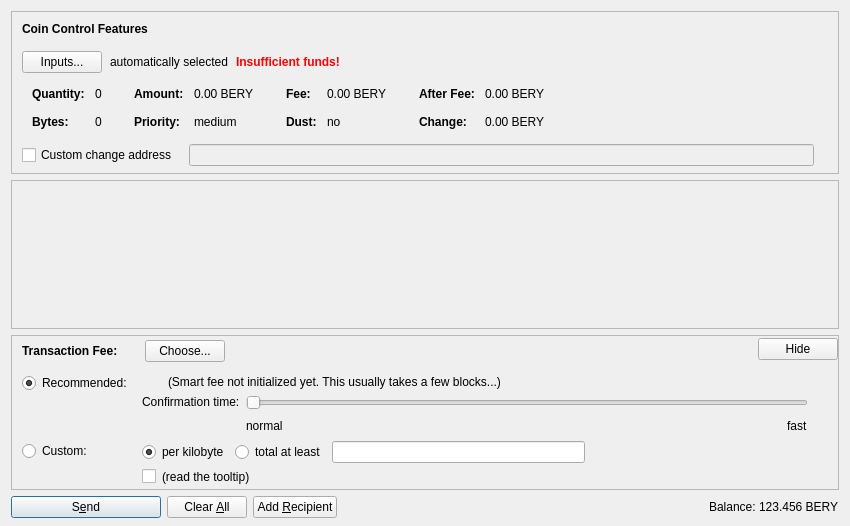
<?xml version="1.0" encoding="UTF-8"?>
<ui version="4.0">
 <class>SendCoinsDialog</class>
 <widget class="QDialog" name="SendCoinsDialog">
  <property name="geometry">
   <rect>
    <x>0</x>
    <y>0</y>
    <width>850</width>
    <height>526</height>
   </rect>
  </property>
  <property name="windowTitle">
   <string>Send Coins</string>
  </property>
  <layout class="QVBoxLayout" name="verticalLayout" stretch="0,1,0,0">
   <property name="bottomMargin">
    <number>8</number>
   </property>
   <item>
    <widget class="QFrame" name="frameCoinControl">
     <property name="sizePolicy">
      <sizepolicy hsizetype="Expanding" vsizetype="Expanding">
       <horstretch>0</horstretch>
       <verstretch>0</verstretch>
      </sizepolicy>
     </property>
     <property name="maximumSize">
      <size>
       <width>16777215</width>
       <height>16777215</height>
      </size>
     </property>
     <property name="frameShape">
      <enum>QFrame::StyledPanel</enum>
     </property>
     <property name="frameShadow">
      <enum>QFrame::Sunken</enum>
     </property>
     <layout class="QVBoxLayout" name="verticalLayoutCoinControl2">
      <property name="spacing">
       <number>0</number>
      </property>
      <property name="leftMargin">
       <number>0</number>
      </property>
      <property name="topMargin">
       <number>0</number>
      </property>
      <property name="rightMargin">
       <number>0</number>
      </property>
      <property name="bottomMargin">
       <number>6</number>
      </property>
      <item>
       <layout class="QVBoxLayout" name="verticalLayoutCoinControl" stretch="0,0,0,0,1">
        <property name="spacing">
         <number>0</number>
        </property>
        <property name="leftMargin">
         <number>10</number>
        </property>
        <property name="topMargin">
         <number>10</number>
        </property>
        <item>
         <layout class="QHBoxLayout" name="horizontalLayoutCoinControl1">
          <property name="bottomMargin">
           <number>15</number>
          </property>
          <item>
           <widget class="QLabel" name="labelCoinControlFeatures">
            <property name="sizePolicy">
             <sizepolicy hsizetype="Preferred" vsizetype="Maximum">
              <horstretch>0</horstretch>
              <verstretch>0</verstretch>
             </sizepolicy>
            </property>
            <property name="font">
             <font>
              <weight>75</weight>
              <bold>true</bold>
             </font>
            </property>
            <property name="styleSheet">
             <string notr="true">font-weight:bold;</string>
            </property>
            <property name="text">
             <string>Coin Control Features</string>
            </property>
           </widget>
          </item>
         </layout>
        </item>
        <item>
         <layout class="QHBoxLayout" name="horizontalLayoutCoinControl2" stretch="0,0,0,0">
          <property name="spacing">
           <number>8</number>
          </property>
          <property name="bottomMargin">
           <number>10</number>
          </property>
          <item>
           <widget class="QPushButton" name="pushButtonCoinControl">
            <property name="styleSheet">
             <string notr="true"/>
            </property>
            <property name="text">
             <string>Inputs...</string>
            </property>
            <property name="autoDefault">
             <bool>false</bool>
            </property>
           </widget>
          </item>
          <item>
           <widget class="QLabel" name="labelCoinControlAutomaticallySelected">
            <property name="text">
             <string>automatically selected</string>
            </property>
            <property name="margin">
             <number>5</number>
            </property>
           </widget>
          </item>
          <item>
           <widget class="QLabel" name="labelCoinControlInsuffFunds">
            <property name="font">
             <font>
              <weight>75</weight>
              <bold>true</bold>
             </font>
            </property>
            <property name="styleSheet">
             <string notr="true">color:red;font-weight:bold;</string>
            </property>
            <property name="text">
             <string>Insufficient funds!</string>
            </property>
            <property name="margin">
             <number>5</number>
            </property>
           </widget>
          </item>
          <item>
           <spacer name="horizontalSpacerCoinControl">
            <property name="orientation">
             <enum>Qt::Horizontal</enum>
            </property>
            <property name="sizeHint" stdset="0">
             <size>
              <width>40</width>
              <height>1</height>
             </size>
            </property>
           </spacer>
          </item>
         </layout>
        </item>
        <item>
         <widget class="QWidget" name="widgetCoinControl" native="true">
          <property name="sizePolicy">
           <sizepolicy hsizetype="Preferred" vsizetype="Preferred">
            <horstretch>0</horstretch>
            <verstretch>0</verstretch>
           </sizepolicy>
          </property>
          <property name="minimumSize">
           <size>
            <width>0</width>
            <height>0</height>
           </size>
          </property>
          <property name="styleSheet">
           <string notr="true"/>
          </property>
          <layout class="QHBoxLayout" name="horizontalLayoutCoinControl5">
           <property name="leftMargin">
            <number>0</number>
           </property>
           <property name="topMargin">
            <number>0</number>
           </property>
           <property name="rightMargin">
            <number>0</number>
           </property>
           <property name="bottomMargin">
            <number>0</number>
           </property>
           <item>
            <layout class="QHBoxLayout" name="horizontalLayoutCoinControl3" stretch="0,0,0,1">
             <property name="spacing">
              <number>20</number>
             </property>
             <property name="topMargin">
              <number>0</number>
             </property>
             <property name="bottomMargin">
              <number>10</number>
             </property>
             <item>
              <layout class="QFormLayout" name="formLayoutCoinControl1">
               <property name="horizontalSpacing">
                <number>10</number>
               </property>
               <property name="verticalSpacing">
                <number>14</number>
               </property>
               <property name="leftMargin">
                <number>10</number>
               </property>
               <property name="topMargin">
                <number>4</number>
               </property>
               <property name="rightMargin">
                <number>6</number>
               </property>
               <item row="0" column="0">
                <widget class="QLabel" name="labelCoinControlQuantityText">
                 <property name="font">
                  <font>
                   <weight>75</weight>
                   <bold>true</bold>
                  </font>
                 </property>
                 <property name="text">
                  <string>Quantity:</string>
                 </property>
                 <property name="margin">
                  <number>0</number>
                 </property>
                </widget>
               </item>
               <item row="0" column="1">
                <widget class="QLabel" name="labelCoinControlQuantity">
                 <property name="cursor">
                  <cursorShape>IBeamCursor</cursorShape>
                 </property>
                 <property name="contextMenuPolicy">
                  <enum>Qt::ActionsContextMenu</enum>
                 </property>
                 <property name="text">
                  <string notr="true">0</string>
                 </property>
                 <property name="margin">
                  <number>0</number>
                 </property>
                 <property name="textInteractionFlags">
                  <set>Qt::LinksAccessibleByMouse|Qt::TextSelectableByKeyboard|Qt::TextSelectableByMouse</set>
                 </property>
                </widget>
               </item>
               <item row="1" column="0">
                <widget class="QLabel" name="labelCoinControlBytesText">
                 <property name="font">
                  <font>
                   <weight>75</weight>
                   <bold>true</bold>
                  </font>
                 </property>
                 <property name="text">
                  <string>Bytes:</string>
                 </property>
                </widget>
               </item>
               <item row="1" column="1">
                <widget class="QLabel" name="labelCoinControlBytes">
                 <property name="cursor">
                  <cursorShape>IBeamCursor</cursorShape>
                 </property>
                 <property name="contextMenuPolicy">
                  <enum>Qt::ActionsContextMenu</enum>
                 </property>
                 <property name="text">
                  <string notr="true">0</string>
                 </property>
                 <property name="textInteractionFlags">
                  <set>Qt::LinksAccessibleByMouse|Qt::TextSelectableByKeyboard|Qt::TextSelectableByMouse</set>
                 </property>
                </widget>
               </item>
              </layout>
             </item>
             <item>
              <layout class="QFormLayout" name="formLayoutCoinControl2">
               <property name="horizontalSpacing">
                <number>10</number>
               </property>
               <property name="verticalSpacing">
                <number>14</number>
               </property>
               <property name="leftMargin">
                <number>6</number>
               </property>
               <property name="topMargin">
                <number>4</number>
               </property>
               <property name="rightMargin">
                <number>6</number>
               </property>
               <item row="0" column="0">
                <widget class="QLabel" name="labelCoinControlAmountText">
                 <property name="font">
                  <font>
                   <weight>75</weight>
                   <bold>true</bold>
                  </font>
                 </property>
                 <property name="text">
                  <string>Amount:</string>
                 </property>
                 <property name="margin">
                  <number>0</number>
                 </property>
                </widget>
               </item>
               <item row="0" column="1">
                <widget class="QLabel" name="labelCoinControlAmount">
                 <property name="cursor">
                  <cursorShape>IBeamCursor</cursorShape>
                 </property>
                 <property name="contextMenuPolicy">
                  <enum>Qt::ActionsContextMenu</enum>
                 </property>
                 <property name="text">
                  <string notr="true">0.00 BERY</string>
                 </property>
                 <property name="textInteractionFlags">
                  <set>Qt::LinksAccessibleByMouse|Qt::TextSelectableByKeyboard|Qt::TextSelectableByMouse</set>
                 </property>
                </widget>
               </item>
               <item row="1" column="0">
                <widget class="QLabel" name="labelCoinControlPriorityText">
                 <property name="font">
                  <font>
                   <weight>75</weight>
                   <bold>true</bold>
                  </font>
                 </property>
                 <property name="text">
                  <string>Priority:</string>
                 </property>
                </widget>
               </item>
               <item row="1" column="1">
                <widget class="QLabel" name="labelCoinControlPriority">
                 <property name="cursor">
                  <cursorShape>IBeamCursor</cursorShape>
                 </property>
                 <property name="contextMenuPolicy">
                  <enum>Qt::ActionsContextMenu</enum>
                 </property>
                 <property name="text">
                  <string notr="true">medium</string>
                 </property>
                 <property name="textInteractionFlags">
                  <set>Qt::LinksAccessibleByMouse|Qt::TextSelectableByKeyboard|Qt::TextSelectableByMouse</set>
                 </property>
                </widget>
               </item>
              </layout>
             </item>
             <item>
              <layout class="QFormLayout" name="formLayoutCoinControl3">
               <property name="horizontalSpacing">
                <number>10</number>
               </property>
               <property name="verticalSpacing">
                <number>14</number>
               </property>
               <property name="leftMargin">
                <number>6</number>
               </property>
               <property name="topMargin">
                <number>4</number>
               </property>
               <property name="rightMargin">
                <number>6</number>
               </property>
               <item row="0" column="0">
                <widget class="QLabel" name="labelCoinControlFeeText">
                 <property name="font">
                  <font>
                   <weight>75</weight>
                   <bold>true</bold>
                  </font>
                 </property>
                 <property name="text">
                  <string>Fee:</string>
                 </property>
                 <property name="margin">
                  <number>0</number>
                 </property>
                </widget>
               </item>
               <item row="0" column="1">
                <widget class="QLabel" name="labelCoinControlFee">
                 <property name="cursor">
                  <cursorShape>IBeamCursor</cursorShape>
                 </property>
                 <property name="contextMenuPolicy">
                  <enum>Qt::ActionsContextMenu</enum>
                 </property>
                 <property name="text">
                  <string notr="true">0.00 BERY</string>
                 </property>
                 <property name="textInteractionFlags">
                  <set>Qt::LinksAccessibleByMouse|Qt::TextSelectableByKeyboard|Qt::TextSelectableByMouse</set>
                 </property>
                </widget>
               </item>
               <item row="1" column="0">
                <widget class="QLabel" name="labelCoinControlLowOutputText">
                 <property name="font">
                  <font>
                   <weight>75</weight>
                   <bold>true</bold>
                  </font>
                 </property>
                 <property name="text">
                  <string>Dust:</string>
                 </property>
                </widget>
               </item>
               <item row="1" column="1">
                <widget class="QLabel" name="labelCoinControlLowOutput">
                 <property name="cursor">
                  <cursorShape>IBeamCursor</cursorShape>
                 </property>
                 <property name="contextMenuPolicy">
                  <enum>Qt::ActionsContextMenu</enum>
                 </property>
                 <property name="text">
                  <string notr="true">no</string>
                 </property>
                 <property name="textInteractionFlags">
                  <set>Qt::LinksAccessibleByMouse|Qt::TextSelectableByKeyboard|Qt::TextSelectableByMouse</set>
                 </property>
                </widget>
               </item>
              </layout>
             </item>
             <item>
              <layout class="QFormLayout" name="formLayoutCoinControl4">
               <property name="horizontalSpacing">
                <number>10</number>
               </property>
               <property name="verticalSpacing">
                <number>14</number>
               </property>
               <property name="leftMargin">
                <number>6</number>
               </property>
               <property name="topMargin">
                <number>4</number>
               </property>
               <property name="rightMargin">
                <number>6</number>
               </property>
               <item row="0" column="0">
                <widget class="QLabel" name="labelCoinControlAfterFeeText">
                 <property name="font">
                  <font>
                   <weight>75</weight>
                   <bold>true</bold>
                  </font>
                 </property>
                 <property name="text">
                  <string>After Fee:</string>
                 </property>
                 <property name="margin">
                  <number>0</number>
                 </property>
                </widget>
               </item>
               <item row="0" column="1">
                <widget class="QLabel" name="labelCoinControlAfterFee">
                 <property name="cursor">
                  <cursorShape>IBeamCursor</cursorShape>
                 </property>
                 <property name="contextMenuPolicy">
                  <enum>Qt::ActionsContextMenu</enum>
                 </property>
                 <property name="text">
                  <string notr="true">0.00 BERY</string>
                 </property>
                 <property name="textInteractionFlags">
                  <set>Qt::LinksAccessibleByMouse|Qt::TextSelectableByKeyboard|Qt::TextSelectableByMouse</set>
                 </property>
                </widget>
               </item>
               <item row="1" column="0">
                <widget class="QLabel" name="labelCoinControlChangeText">
                 <property name="font">
                  <font>
                   <weight>75</weight>
                   <bold>true</bold>
                  </font>
                 </property>
                 <property name="text">
                  <string>Change:</string>
                 </property>
                </widget>
               </item>
               <item row="1" column="1">
                <widget class="QLabel" name="labelCoinControlChange">
                 <property name="cursor">
                  <cursorShape>IBeamCursor</cursorShape>
                 </property>
                 <property name="contextMenuPolicy">
                  <enum>Qt::ActionsContextMenu</enum>
                 </property>
                 <property name="text">
                  <string notr="true">0.00 BERY</string>
                 </property>
                 <property name="textInteractionFlags">
                  <set>Qt::LinksAccessibleByMouse|Qt::TextSelectableByKeyboard|Qt::TextSelectableByMouse</set>
                 </property>
                </widget>
               </item>
              </layout>
             </item>
            </layout>
           </item>
          </layout>
         </widget>
        </item>
        <item>
         <layout class="QHBoxLayout" name="horizontalLayoutCoinControl4" stretch="0,0,0">
          <property name="spacing">
           <number>12</number>
          </property>
          <property name="sizeConstraint">
           <enum>QLayout::SetDefaultConstraint</enum>
          </property>
          <property name="topMargin">
           <number>5</number>
          </property>
          <property name="rightMargin">
           <number>5</number>
          </property>
          <item>
           <widget class="QCheckBox" name="checkBoxCoinControlChange">
            <property name="toolTip">
             <string>If this is activated, but the change address is empty or invalid, change will be sent to a newly generated address.</string>
            </property>
            <property name="text">
             <string>Custom change address</string>
            </property>
           </widget>
          </item>
          <item>
           <widget class="QValidatedLineEdit" name="lineEditCoinControlChange">
            <property name="enabled">
             <bool>false</bool>
            </property>
            <property name="sizePolicy">
             <sizepolicy hsizetype="Expanding" vsizetype="Fixed">
              <horstretch>0</horstretch>
              <verstretch>0</verstretch>
             </sizepolicy>
            </property>
           </widget>
          </item>
          <item>
           <widget class="QLabel" name="labelCoinControlChangeLabel">
            <property name="sizePolicy">
             <sizepolicy hsizetype="Preferred" vsizetype="Expanding">
              <horstretch>0</horstretch>
              <verstretch>0</verstretch>
             </sizepolicy>
            </property>
            <property name="minimumSize">
             <size>
              <width>0</width>
              <height>0</height>
             </size>
            </property>
            <property name="text">
             <string/>
            </property>
            <property name="margin">
             <number>3</number>
            </property>
           </widget>
          </item>
         </layout>
        </item>
        <item>
         <spacer name="verticalSpacerCoinControl">
          <property name="orientation">
           <enum>Qt::Vertical</enum>
          </property>
          <property name="sizeHint" stdset="0">
           <size>
            <width>800</width>
            <height>1</height>
           </size>
          </property>
         </spacer>
        </item>
       </layout>
      </item>
     </layout>
    </widget>
   </item>
   <item>
    <widget class="QScrollArea" name="scrollArea">
     <property name="widgetResizable">
      <bool>true</bool>
     </property>
     <widget class="QWidget" name="scrollAreaWidgetContents">
      <property name="geometry">
       <rect>
        <x>0</x>
        <y>0</y>
        <width>830</width>
        <height>104</height>
       </rect>
      </property>
      <layout class="QVBoxLayout" name="verticalLayout_2" stretch="0,1">
       <property name="leftMargin">
        <number>0</number>
       </property>
       <property name="topMargin">
        <number>0</number>
       </property>
       <property name="rightMargin">
        <number>0</number>
       </property>
       <property name="bottomMargin">
        <number>0</number>
       </property>
       <item>
        <layout class="QVBoxLayout" name="entries">
         <property name="spacing">
          <number>6</number>
         </property>
        </layout>
       </item>
       <item>
        <spacer name="verticalSpacer">
         <property name="orientation">
          <enum>Qt::Vertical</enum>
         </property>
         <property name="sizeHint" stdset="0">
          <size>
           <width>20</width>
           <height>40</height>
          </size>
         </property>
        </spacer>
       </item>
      </layout>
     </widget>
    </widget>
   </item>
   <item>
    <widget class="QFrame" name="frameFee">
     <property name="sizePolicy">
      <sizepolicy hsizetype="Expanding" vsizetype="Expanding">
       <horstretch>0</horstretch>
       <verstretch>0</verstretch>
      </sizepolicy>
     </property>
     <property name="maximumSize">
      <size>
       <width>16777215</width>
       <height>16777215</height>
      </size>
     </property>
     <property name="frameShape">
      <enum>QFrame::StyledPanel</enum>
     </property>
     <property name="frameShadow">
      <enum>QFrame::Sunken</enum>
     </property>
     <layout class="QVBoxLayout" name="verticalLayoutFee1">
      <property name="spacing">
       <number>0</number>
      </property>
      <property name="leftMargin">
       <number>0</number>
      </property>
      <property name="topMargin">
       <number>0</number>
      </property>
      <property name="rightMargin">
       <number>0</number>
      </property>
      <property name="bottomMargin">
       <number>0</number>
      </property>
      <item>
       <layout class="QVBoxLayout" name="verticalLayoutFee2" stretch="0,0,0">
        <property name="spacing">
         <number>0</number>
        </property>
        <property name="leftMargin">
         <number>10</number>
        </property>
        <property name="topMargin">
         <number>0</number>
        </property>
        <item>
         <layout class="QHBoxLayout" name="horizontalLayoutFee1">
          <property name="bottomMargin">
           <number>0</number>
          </property>
          <item>
           <layout class="QVBoxLayout" name="verticalLayoutFee7">
            <property name="spacing">
             <number>0</number>
            </property>
            <item>
             <spacer name="verticalSpacerSmartFee">
              <property name="orientation">
               <enum>Qt::Vertical</enum>
              </property>
              <property name="sizeType">
               <enum>QSizePolicy::Fixed</enum>
              </property>
              <property name="sizeHint" stdset="0">
               <size>
                <width>1</width>
                <height>4</height>
               </size>
              </property>
             </spacer>
            </item>
            <item>
             <layout class="QHBoxLayout" name="horizontalLayoutSmartFee">
              <property name="spacing">
               <number>10</number>
              </property>
              <item>
               <widget class="QLabel" name="labelFeeHeadline">
                <property name="sizePolicy">
                 <sizepolicy hsizetype="Preferred" vsizetype="Maximum">
                  <horstretch>0</horstretch>
                  <verstretch>0</verstretch>
                 </sizepolicy>
                </property>
                <property name="font">
                 <font>
                  <weight>75</weight>
                  <bold>true</bold>
                 </font>
                </property>
                <property name="styleSheet">
                 <string notr="true">font-weight:bold;</string>
                </property>
                <property name="text">
                 <string>Transaction Fee:</string>
                </property>
               </widget>
              </item>
              <item>
               <widget class="QLabel" name="labelFeeMinimized">
                <property name="text">
                 <string/>
                </property>
               </widget>
              </item>
              <item>
               <widget class="QPushButton" name="buttonChooseFee">
                <property name="text">
                 <string>Choose...</string>
                </property>
               </widget>
              </item>
             </layout>
            </item>
            <item>
             <spacer name="verticalSpacer_5">
              <property name="orientation">
               <enum>Qt::Vertical</enum>
              </property>
              <property name="sizeHint" stdset="0">
               <size>
                <width>1</width>
                <height>1</height>
               </size>
              </property>
             </spacer>
            </item>
           </layout>
          </item>
          <item>
           <spacer name="horizontalSpacer_4">
            <property name="orientation">
             <enum>Qt::Horizontal</enum>
            </property>
            <property name="sizeHint" stdset="0">
             <size>
              <width>40</width>
              <height>20</height>
             </size>
            </property>
           </spacer>
          </item>
          <item>
           <widget class="QPushButton" name="buttonMinimizeFee">
            <property name="toolTip">
             <string>collapse fee-settings</string>
            </property>
            <property name="text">
             <string>Hide</string>
            </property>
           </widget>
          </item>
         </layout>
        </item>
        <item>
         <widget class="QFrame" name="frameFeeSelection">
          <layout class="QVBoxLayout" name="verticalLayoutFee12">
           <property name="spacing">
            <number>0</number>
           </property>
           <property name="leftMargin">
            <number>0</number>
           </property>
           <property name="topMargin">
            <number>0</number>
           </property>
           <property name="rightMargin">
            <number>0</number>
           </property>
           <property name="bottomMargin">
            <number>0</number>
           </property>
           <item>
            <layout class="QGridLayout" name="gridLayoutFee">
             <property name="topMargin">
              <number>10</number>
             </property>
             <property name="bottomMargin">
              <number>4</number>
             </property>
             <property name="horizontalSpacing">
              <number>10</number>
             </property>
             <property name="verticalSpacing">
              <number>4</number>
             </property>
             <item row="1" column="1">
              <layout class="QVBoxLayout" name="verticalLayoutFee8">
               <property name="spacing">
                <number>6</number>
               </property>
               <item>
                <layout class="QHBoxLayout" name="horizontalLayoutFee13">
                 <item>
                  <widget class="QRadioButton" name="radioCustomPerKilobyte">
                   <property name="toolTip">
                    <string>If the custom fee is set to 1000 satoshis and the transaction is only 250 bytes, then &quot;per kilobyte&quot; only pays 250 satoshis in fee, while &quot;total at least&quot; pays 1000 satoshis. For transactions bigger than a kilobyte both pay by kilobyte.</string>
                   </property>
                   <property name="text">
                    <string>per kilobyte</string>
                   </property>
                   <property name="checked">
                    <bool>true</bool>
                   </property>
                   <attribute name="buttonGroup">
                    <string notr="true">groupCustomFee</string>
                   </attribute>
                  </widget>
                 </item>
                 <item>
                  <widget class="QRadioButton" name="radioCustomAtLeast">
                   <property name="toolTip">
                    <string>If the custom fee is set to 1000 satoshis and the transaction is only 250 bytes, then &quot;per kilobyte&quot; only pays 250 satoshis in fee, while &quot;total at least&quot; pays 1000 satoshis. For transactions bigger than a kilobyte both pay by kilobyte.</string>
                   </property>
                   <property name="text">
                    <string>total at least</string>
                   </property>
                   <attribute name="buttonGroup">
                    <string notr="true">groupCustomFee</string>
                   </attribute>
                  </widget>
                 </item>
                 <item>
                  <widget class="BitcoinAmountField" name="customFee"/>
                 </item>
                 <item>
                  <spacer name="horizontalSpacer_6">
                   <property name="orientation">
                    <enum>Qt::Horizontal</enum>
                   </property>
                   <property name="sizeHint" stdset="0">
                    <size>
                     <width>1</width>
                     <height>1</height>
                    </size>
                   </property>
                  </spacer>
                 </item>
                </layout>
               </item>
               <item>
                <layout class="QHBoxLayout" name="horizontalLayoutFee8">
                 <item>
                  <widget class="QCheckBox" name="checkBoxMinimumFee">
                   <property name="toolTip">
                    <string>Paying only the minimum fee is just fine as long as there is less transaction volume than space in the blocks. But be aware that this can end up in a never confirming transaction once there is more demand for berycoin transactions than the network can process.</string>
                   </property>
                   <property name="text">
                    <string/>
                   </property>
                  </widget>
                 </item>
                 <item>
                  <widget class="QLabel" name="labelMinFeeWarning">
                   <property name="enabled">
                    <bool>true</bool>
                   </property>
                   <property name="toolTip">
                    <string>Paying only the minimum fee is just fine as long as there is less transaction volume than space in the blocks. But be aware that this can end up in a never confirming transaction once there is more demand for berycoin transactions than the network can process.</string>
                   </property>
                   <property name="text">
                    <string>(read the tooltip)</string>
                   </property>
                   <property name="margin">
                    <number>5</number>
                   </property>
                  </widget>
                 </item>
                 <item>
                  <spacer name="horizontalSpacer_2">
                   <property name="orientation">
                    <enum>Qt::Horizontal</enum>
                   </property>
                   <property name="sizeHint" stdset="0">
                    <size>
                     <width>1</width>
                     <height>1</height>
                    </size>
                   </property>
                  </spacer>
                 </item>
                </layout>
               </item>
              </layout>
             </item>
             <item row="0" column="0">
              <layout class="QVBoxLayout" name="verticalLayoutFee4" stretch="0,1">
               <item>
                <widget class="QRadioButton" name="radioSmartFee">
                 <property name="text">
                  <string>Recommended:</string>
                 </property>
                 <property name="checked">
                  <bool>true</bool>
                 </property>
                 <attribute name="buttonGroup">
                  <string notr="true">groupFee</string>
                 </attribute>
                </widget>
               </item>
               <item>
                <spacer name="verticalSpacer_2">
                 <property name="orientation">
                  <enum>Qt::Vertical</enum>
                 </property>
                 <property name="sizeHint" stdset="0">
                  <size>
                   <width>1</width>
                   <height>1</height>
                  </size>
                 </property>
                </spacer>
               </item>
              </layout>
             </item>
             <item row="1" column="0">
              <layout class="QVBoxLayout" name="verticalLayoutFee9" stretch="0,1">
               <item>
                <widget class="QRadioButton" name="radioCustomFee">
                 <property name="text">
                  <string>Custom:</string>
                 </property>
                 <attribute name="buttonGroup">
                  <string notr="true">groupFee</string>
                 </attribute>
                </widget>
               </item>
               <item>
                <spacer name="verticalSpacer_6">
                 <property name="orientation">
                  <enum>Qt::Vertical</enum>
                 </property>
                 <property name="sizeHint" stdset="0">
                  <size>
                   <width>1</width>
                   <height>1</height>
                  </size>
                 </property>
                </spacer>
               </item>
              </layout>
             </item>
             <item row="0" column="1">
              <layout class="QVBoxLayout" name="verticalLayoutFee3" stretch="0,0,1">
               <property name="spacing">
                <number>6</number>
               </property>
               <property name="topMargin">
                <number>2</number>
               </property>
               <item>
                <layout class="QHBoxLayout" name="horizontalLayoutFee12">
                 <item>
                  <widget class="QLabel" name="labelSmartFee">
                   <property name="text">
                    <string/>
                   </property>
                   <property name="margin">
                    <number>2</number>
                   </property>
                  </widget>
                 </item>
                 <item>
                  <widget class="QLabel" name="labelFeeEstimation">
                   <property name="text">
                    <string/>
                   </property>
                  </widget>
                 </item>
                 <item>
                  <widget class="QLabel" name="labelSmartFee2">
                   <property name="text">
                    <string>(Smart fee not initialized yet. This usually takes a few blocks...)</string>
                   </property>
                   <property name="margin">
                    <number>2</number>
                   </property>
                  </widget>
                 </item>
                 <item>
                  <spacer name="horizontalSpacer_5">
                   <property name="orientation">
                    <enum>Qt::Horizontal</enum>
                   </property>
                   <property name="sizeHint" stdset="0">
                    <size>
                     <width>1</width>
                     <height>1</height>
                    </size>
                   </property>
                  </spacer>
                 </item>
                </layout>
               </item>
               <item>
                <layout class="QHBoxLayout" name="horizontalLayoutFee9">
                 <item>
                  <layout class="QVBoxLayout" name="verticalLayoutFee6">
                   <item>
                    <widget class="QLabel" name="labelSmartFee3">
                     <property name="text">
                      <string>Confirmation time:</string>
                     </property>
                     <property name="margin">
                      <number>2</number>
                     </property>
                    </widget>
                   </item>
                   <item>
                    <spacer name="verticalSpacer_3">
                     <property name="orientation">
                      <enum>Qt::Vertical</enum>
                     </property>
                     <property name="sizeHint" stdset="0">
                      <size>
                       <width>1</width>
                       <height>1</height>
                      </size>
                     </property>
                    </spacer>
                   </item>
                  </layout>
                 </item>
                 <item>
                  <layout class="QVBoxLayout" name="verticalLayoutFee5">
                   <property name="rightMargin">
                    <number>30</number>
                   </property>
                   <item>
                    <widget class="QSlider" name="sliderSmartFee">
                     <property name="minimum">
                      <number>0</number>
                     </property>
                     <property name="maximum">
                      <number>24</number>
                     </property>
                     <property name="pageStep">
                      <number>1</number>
                     </property>
                     <property name="value">
                      <number>0</number>
                     </property>
                     <property name="orientation">
                      <enum>Qt::Horizontal</enum>
                     </property>
                     <property name="invertedAppearance">
                      <bool>false</bool>
                     </property>
                     <property name="invertedControls">
                      <bool>false</bool>
                     </property>
                     <property name="tickPosition">
                      <enum>QSlider::NoTicks</enum>
                     </property>
                    </widget>
                   </item>
                   <item>
                    <layout class="QHBoxLayout" name="horizontalLayoutFee10">
                     <item>
                      <widget class="QLabel" name="labelSmartFeeNormal">
                       <property name="text">
                        <string>normal</string>
                       </property>
                      </widget>
                     </item>
                     <item>
                      <spacer name="horizontalSpacer_3">
                       <property name="orientation">
                        <enum>Qt::Horizontal</enum>
                       </property>
                       <property name="sizeHint" stdset="0">
                        <size>
                         <width>40</width>
                         <height>20</height>
                        </size>
                       </property>
                      </spacer>
                     </item>
                     <item>
                      <widget class="QLabel" name="labelSmartFeeFast">
                       <property name="text">
                        <string>fast</string>
                       </property>
                      </widget>
                     </item>
                    </layout>
                   </item>
                  </layout>
                 </item>
                </layout>
               </item>
               <item>
                <spacer name="verticalSpacer_4">
                 <property name="orientation">
                  <enum>Qt::Vertical</enum>
                 </property>
                 <property name="sizeHint" stdset="0">
                  <size>
                   <width>1</width>
                   <height>1</height>
                  </size>
                 </property>
                </spacer>
               </item>
              </layout>
             </item>
            </layout>
           </item>
          </layout>
         </widget>
        </item>
        <item>
         <spacer name="verticalSpacerFee">
          <property name="orientation">
           <enum>Qt::Vertical</enum>
          </property>
          <property name="sizeHint" stdset="0">
           <size>
            <width>800</width>
            <height>1</height>
           </size>
          </property>
         </spacer>
        </item>
       </layout>
      </item>
     </layout>
    </widget>
   </item>
   <item>
    <layout class="QHBoxLayout" name="horizontalLayout">
     <item>
      <widget class="QPushButton" name="sendButton">
       <property name="minimumSize">
        <size>
         <width>150</width>
         <height>0</height>
        </size>
       </property>
       <property name="toolTip">
        <string>Confirm the send action</string>
       </property>
       <property name="text">
        <string>S&amp;end</string>
       </property>
       <property name="icon">
        <iconset resource="../bitcoin.qrc">
         <normaloff>:/icons/send</normaloff>:/icons/send</iconset>
       </property>
       <property name="autoDefault">
        <bool>false</bool>
       </property>
       <property name="default">
        <bool>true</bool>
       </property>
      </widget>
     </item>
     <item>
      <widget class="QPushButton" name="clearButton">
       <property name="sizePolicy">
        <sizepolicy hsizetype="Minimum" vsizetype="Fixed">
         <horstretch>0</horstretch>
         <verstretch>0</verstretch>
        </sizepolicy>
       </property>
       <property name="toolTip">
        <string>Clear all fields of the form.</string>
       </property>
       <property name="text">
        <string>Clear &amp;All</string>
       </property>
       <property name="icon">
        <iconset resource="../bitcoin.qrc">
         <normaloff>:/icons/remove</normaloff>:/icons/remove</iconset>
       </property>
       <property name="autoDefault">
        <bool>false</bool>
       </property>
      </widget>
     </item>
     <item>
      <widget class="QPushButton" name="addButton">
       <property name="toolTip">
        <string>Send to multiple recipients at once</string>
       </property>
       <property name="text">
        <string>Add &amp;Recipient</string>
       </property>
       <property name="icon">
        <iconset resource="../bitcoin.qrc">
         <normaloff>:/icons/add</normaloff>:/icons/add</iconset>
       </property>
       <property name="autoDefault">
        <bool>false</bool>
       </property>
      </widget>
     </item>
     <item>
      <spacer name="horizontalSpacer">
       <property name="orientation">
        <enum>Qt::Horizontal</enum>
       </property>
       <property name="sizeHint" stdset="0">
        <size>
         <width>40</width>
         <height>20</height>
        </size>
       </property>
      </spacer>
     </item>
     <item>
      <layout class="QHBoxLayout" name="horizontalLayout_2">
       <property name="spacing">
        <number>3</number>
       </property>
       <item>
        <widget class="QLabel" name="label">
         <property name="sizePolicy">
          <sizepolicy hsizetype="Preferred" vsizetype="Fixed">
           <horstretch>0</horstretch>
           <verstretch>0</verstretch>
          </sizepolicy>
         </property>
         <property name="text">
          <string>Balance:</string>
         </property>
        </widget>
       </item>
       <item>
        <widget class="QLabel" name="labelBalance">
         <property name="sizePolicy">
          <sizepolicy hsizetype="Preferred" vsizetype="Fixed">
           <horstretch>0</horstretch>
           <verstretch>0</verstretch>
          </sizepolicy>
         </property>
         <property name="cursor">
          <cursorShape>IBeamCursor</cursorShape>
         </property>
         <property name="text">
          <string notr="true">123.456 BERY</string>
         </property>
         <property name="textInteractionFlags">
          <set>Qt::LinksAccessibleByMouse|Qt::TextSelectableByKeyboard|Qt::TextSelectableByMouse</set>
         </property>
        </widget>
       </item>
      </layout>
     </item>
    </layout>
   </item>
  </layout>
 </widget>
 <customwidgets>
  <customwidget>
   <class>QValidatedLineEdit</class>
   <extends>QLineEdit</extends>
   <header>qvalidatedlineedit.h</header>
  </customwidget>
  <customwidget>
   <class>BitcoinAmountField</class>
   <extends>QLineEdit</extends>
   <header>bitcoinamountfield.h</header>
   <container>1</container>
  </customwidget>
 </customwidgets>
 <resources>
  <include location="../bitcoin.qrc"/>
 </resources>
 <connections/>
 <buttongroups>
  <buttongroup name="groupFee"/>
  <buttongroup name="groupCustomFee"/>
 </buttongroups>
</ui>
